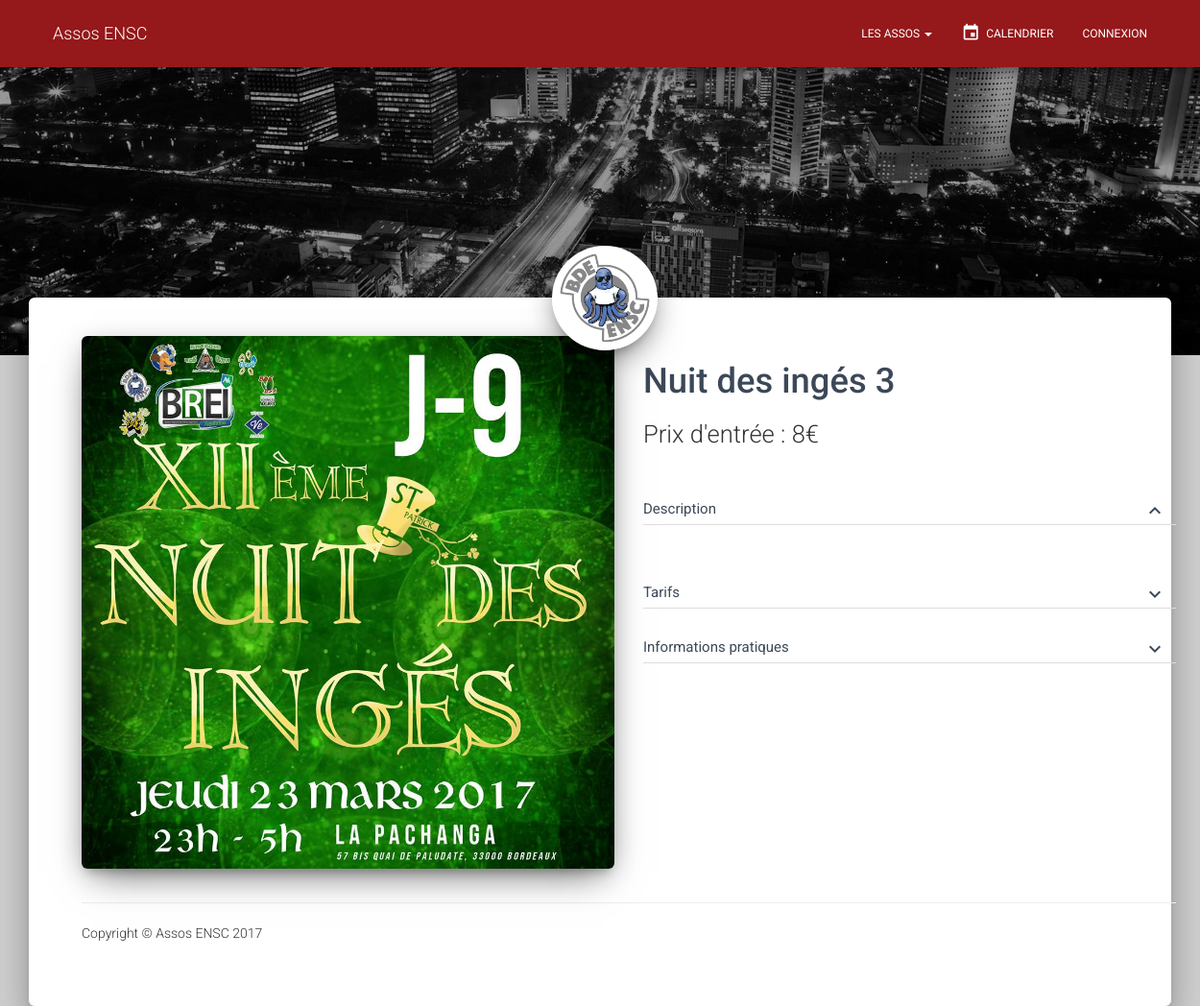
Page /evenement.php?id=3 on the committed database.
### tables this page shows
create table EVENEMENT (
    even_id integer not null primary key auto_increment,
    asso_id integer not null,
    even_titre varchar(50) not null,
    even_lieu varchar(100) not null,
    even_categorie varchar(50),
    even_dateDeb date not null,
    even_heureDeb time,
    even_dateFin date,
    even_heureFin time,
    even_prix int not null,
    even_tarifs text,
    even_description text,
    even_nbParticipantsMax int,
    even_affiche varchar(150),
    foreign key (asso_id) references ASSOCIATION (asso_id)
);

### requetes/requeteEvenement.php (called while the page is built, shortened)
<?php
$stmt = $pdo->prepare("SELECT * FROM EVENEMENT WHERE even_id = ?");
$stmt->execute(array($even_id));
$evenement = $stmt->fetch(PDO::FETCH_OBJ);
?>

### evenement.php (the view, shortened to what this page needs)
<?php
if(isset($_GET['id']))
    $even_id = $_GET['id'];
else
    header('Loaction: pageNonTrouvee.php');
include('includes/connect.php');
include('requetes/requeteEvenement.php');
?>
<!DOCTYPE html>
<html lang="fr">
<?php
include('includes/head.php');
?>
<body>
<?php
include('includes/nav.php');
?>
<div class="wrapper">
    <div class="header header-filter" style="background-image: url('lib/material-kit/img/examples/city.jpg');"></div>
    <div class="avatar">
        <img src="images/bde.jpg" alt="Circle Image" class="img-circle img-responsive img-raised">
    </div>
    <div class="main main-raised main-evenement">
        <div class="container">
            <div class="row">
                <div class="col-md-6 col-sm-6">
                    <div class="img-container">
                        <img class="img-evenement img-rounded img-raised" src="<?php if(isset($evenement->even_affiche)) echo $evenement->even_affiche; ?>" alt="affiche">
                    </div>
                </div>
                <div class="col-md-6 col-sm-6">
                        <h2 class="title"> <?php if(isset($evenement->even_titre)) echo $evenement->even_titre; ?> </h2>
                        <h3 class="prix">Prix d'entrée :
                        <?php
                        if(isset($evenement->even_prix) && $evenement->even_prix == 0)
                            echo 'Gratuit';
                        elseif(isset($evenement->even_prix))
                            echo $evenement->even_prix.'€';
                        ?>
                        </h3>
                        <div id="acordeon">
                            <div class="panel-group" id="accordion">
                          <div class="panel panel-border panel-default">
                            <div class="panel-heading" role="tab" id="headingOne">
                                <a role="button" data-toggle="collapse" data-parent="#accordion" href="#collapseOne" aria-expanded="true" aria-controls="collapseOne" class="">
                                    <h4 class="panel-title">
                                    Description
                                    <i class="material-icons">keyboard_arrow_down</i>
                                    </h4>
                                </a>
                            </div>
                            <div id="collapseOne" class="panel-collapse collapse in">
                              <div class="panel-body">
                              </div>
                            </div>
                          </div>
                          <div class="panel panel-border panel-default">
                            <div class="panel-heading" role="tab" id="headingOne">
                                <a role="button" data-toggle="collapse" data-parent="#accordion" href="#collapseTwo" aria-controls="collapseOne" class="collapsed" aria-expanded="false">
                                    <h4 class="panel-title">
                                    Tarifs
                                    <i class="material-icons">keyboard_arrow_down</i>
                                    </h4>
                                </a>
                            </div>
                          </div>
                          <div class="panel panel-border panel-default">
                            <div class="panel-heading" role="tab" id="headingOne">
                                <a role="button" data-toggle="collapse" data-parent="#accordion" href="#collapseThree" aria-controls="collapseOne" class="collapsed" aria-expanded="false">
                                    <h4 class="panel-title">
                                    Informations pratiques
                                    <i class="material-icons">keyboard_arrow_down</i>
                                    </h4>
                                </a>
                            </div>
                          </div>
                        </div>
                        </div>
                    </div>
            </div>
            <?php
            include('includes/footer.php');
            ?>
        </div>
    </div>
</div>
</body>
</html>

### css/style.css (style rules this page uses)
.wrapper { margin-top: 70px; }
.header-filter { position: relative; }

### rows in the picture
evenement: even_affiche (picture), even_titre "Nuit des ingés 3", even_prix "8"
